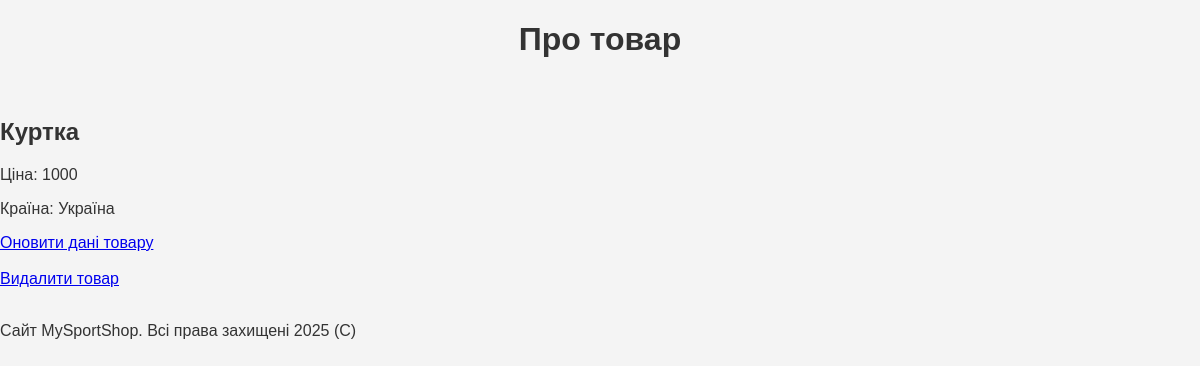
The page /products/1 on the database as committed earlier.
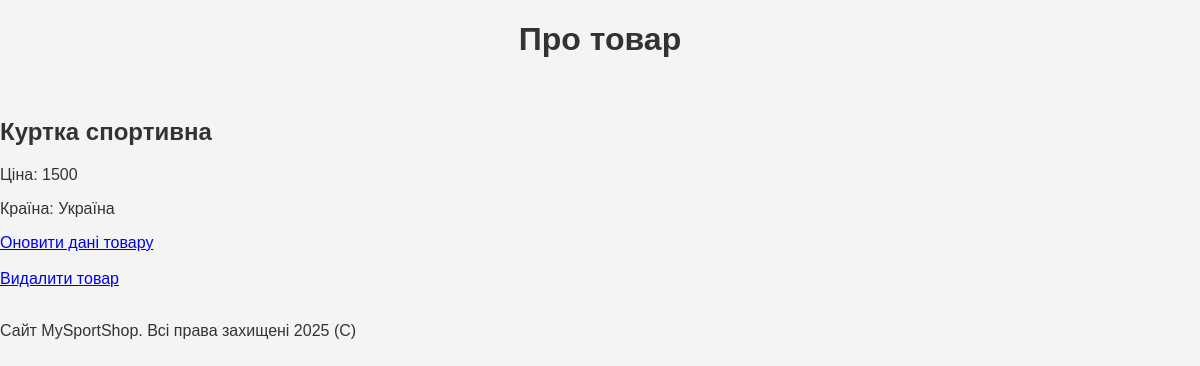
The same page on the database as committed later.
### app.py (models this page shows, shortened)
class Product(db.Model):
    id = db.Column(db.Integer, primary_key=True)
    title = db.Column(db.String(30), nullable=False)
    price = db.Column(db.Integer, nullable=False)
    country = db.Column(db.String(30), nullable=False)

### app.py (the view)
@app.route("/products/<int:product_id>")
def product_detail_view(product_id):
    product = Product.query.get(product_id)
    return render_template("product_detail_view.html", product=product)

### templates/product_detail_view.html (shortened to what this page needs)
{% extends 'layout.html' %}
{% block content %}
<h1>Про товар</h1>
<br>
<div>
    <h2>{{ product.title }}</h2>
    <p>Ціна: {{ product.price }}</p>
    <p>Країна: {{ product.country }}</p>
    <a href="{{product.id}}/update">Оновити дані товару</a><br><br>
    <a href="{{product.id}}/delete">Видалити товар</a>
</div>
<br>
{% endblock %}

Rows that differ between the two databases and show on the page:
changed Product "Україна": title "Куртка" → "Куртка спортивна"; price "1000" → "1500"
